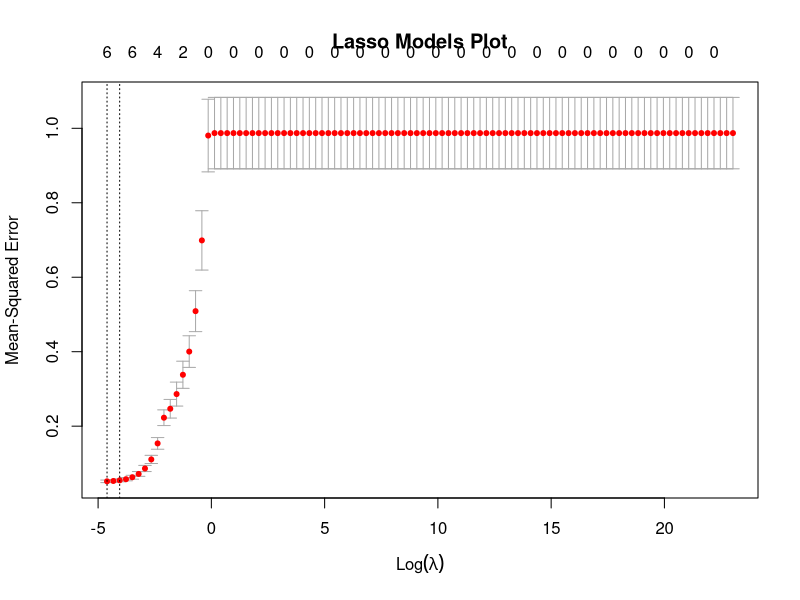

R code for this plot: (Note: this script raises an error after producing the figure.)
library(glmnet)

# read in data
train_data <- read.csv("../../data/train-data.csv")
test_data <- read.csv("../../data/test-data.csv")
full_data <- read.csv("../../data/scaled-credit.csv")

### TRAIN ###
train_x <- as.matrix(train_data)[,c(-1,-13)]
train_y <- train_data$Balance
grid <- 10^seq(10, -2, length = 100)
set.seed(100)
lasso.mod <- cv.glmnet(train_x, train_y, intercept = FALSE, standardize = FALSE, lambda = grid, alpha = 1)

# save plot
png("../../images/lasso-models-plot.png")
plot(lasso.mod, main = "Lasso Models Plot")
dev.off()

# model selection
min_lambda <- lasso.mod$lambda.min
best_fit <- glmnet(train_x, train_y, intercept = FALSE, standardize = FALSE, lambda = min_lambda, alpha = 1)

### TEST ###
test_x <- as.matrix(test_data)[,c(-1,-13)]
target_y <- test_data$Balance
# test set prediction -- MSE
lasso.pred <- predict(best_fit, newx = test_x)
lasso_test_mse <- mean((lasso.pred - target_y)^2)

### FULL DATASET ###
full_x <- as.matrix(full_data)[,c(-1,-13)]
full_y <- full_data$Balance

official_fit <- glmnet(full_x, full_y, intercept = FALSE, standardize = FALSE, lambda = min_lambda, alpha = 1)
lasso_official_coef <- coef(official_fit)

# save RData
save(lasso.mod, min_lambda, lasso_test_mse, lasso_official_coef, file = "../../data/regressions/lasso-models.RData")

